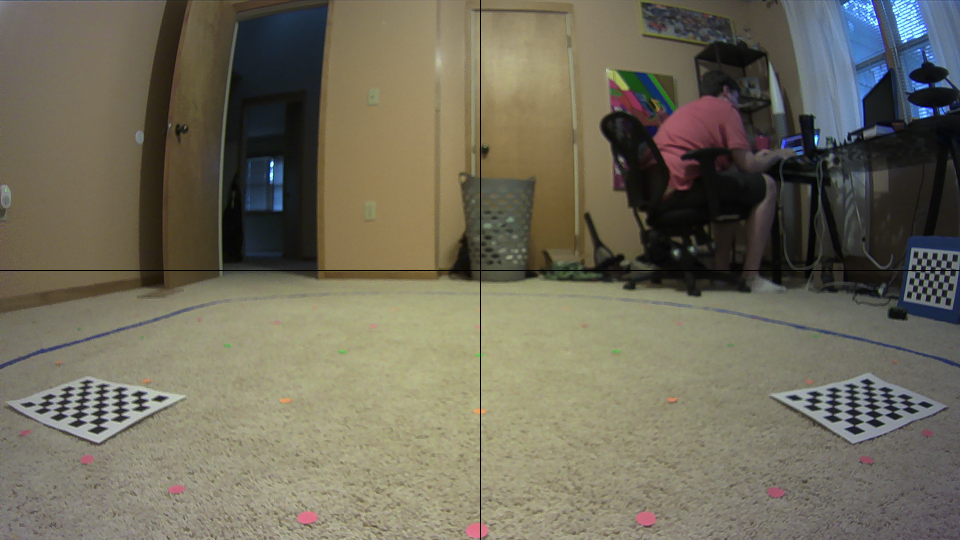
#> input picture scripts/experimental/1ft_grid_12inch setback_1920x1080_1.png, 1920 x 1080 px (shown at 1/2 size); its folder holds 4 pictures in this run; the run also reads 1 picture not shown here
$ python imgproc.py
#> lines starting #> are read from the running program, lines starting #| are printed output that depends on the picture
#!/usr/bin/env python2
# -*- coding: utf-8 -*-
"""
Created on Mon Nov 18 22:15:31 2019

@author: shaun
"""

import os
os.chdir("/Users/shaun/mowbot/track_slantcsi")
files = os.listdir(".")
files.sort()

from skimage.color import rgb2gray
import numpy as np
import cv2
import matplotlib.pyplot as plt

from scipy import ndimage
image = plt.imread(files[0])
#> image is the input picture: shape (1080, 1920, 3) float32; mean R, G, B 0.436, 0.419, 0.355
image.shape
plt.imshow(image)

print(__doc__)
import numpy as np
import matplotlib.pyplot as plt
from sklearn.cluster import KMeans
from sklearn.metrics import pairwise_distances_argmin
from sklearn.datasets import load_sample_image
from sklearn.utils import shuffle
from time import time


def do_kmeans(sample_img):
    # Convert to floats instead of the default 8 bits integer coding. Dividing by
    # 255 is important so that plt.imshow behaves works well on float data (need to
    # be in the range [0-1])
    sample_img = np.array(sample_img, dtype=np.float64) / 255

    # Load Image and transform to a 2D numpy array.
    w, h, d = original_shape = tuple(sample_img.shape)
    assert d == 3
    image_array = np.reshape(sample_img, (w * h, d))

    print("Fitting model on a small sub-sample of the data")
    t0 = time()
    image_array_sample = shuffle(image_array, random_state=0)[:1000]
    kmeans = KMeans(n_clusters=n_colors, random_state=0).fit(image_array_sample)
    print("done in %0.3fs." % (time() - t0))

    # Get labels for all points
    print("Predicting color indices on the full image (k-means)")
    t0 = time()
    labels = kmeans.predict(image_array)
    print("done in %0.3fs." % (time() - t0))


    codebook_random = shuffle(image_array, random_state=0)[:n_colors]
    print("Predicting color indices on the full image (random)")
    t0 = time()
    labels_random = pairwise_distances_argmin(codebook_random,
                                              image_array,
                                              axis=0)
    print("done in %0.3fs." % (time() - t0))

    return kmeans, labels, labels_random, w, h


def recreate_image(codebook, labels, w, h):
    """Recreate the (compressed) image from the code book & labels"""
    d = codebook.shape[1]
    image = np.zeros((w, h, d))
    label_idx = 0
    for i in range(w):
        for j in range(h):
            image[i][j] = codebook[labels[label_idx]]
            label_idx += 1
    return image

n_colors = 5

# Load the Summer Palace photo
n_img = 4500
for i in range(len(files)):
    n_img = i
    sample_img = plt.imread(files[n_img])
    kmeans, labels, labels_random, w, h = do_kmeans(sample_img)
#> in do_kmeans, `image_array_sample = shuffle(image_array, random_state=0)[:1000]`: image_array_sample = 1000 rows, first 8: [0.00166, 0.00185, 0.00206], [0.001, 0.00108, 0.000861], [0.00172, 0.00161, 0.00149], [0.00231, 0.002, 0.00135], [0.00123, 0.00118, 0.00154], [0.0008, 0.000646, 0.000646], [0.0002, 0.000246, 0.000615], [0.00149, 0.00132, 0.000769]
#> in do_kmeans, `codebook_random = shuffle(image_array, random_state=0)[:n_colors]`: codebook_random = [[0.00166, 0.00185, 0.00206], [0.001, 0.00108, 0.000861], [0.00172, 0.00161, 0.00149], [0.00231, 0.002, 0.00135], [0.00123, 0.00118, 0.00154]]
#> w = 1080; h = 1920
    kmeans_img = recreate_image(kmeans.cluster_centers_, labels, w, h)*255
#> after the loop in recreate_image, `for i in range(w):`:
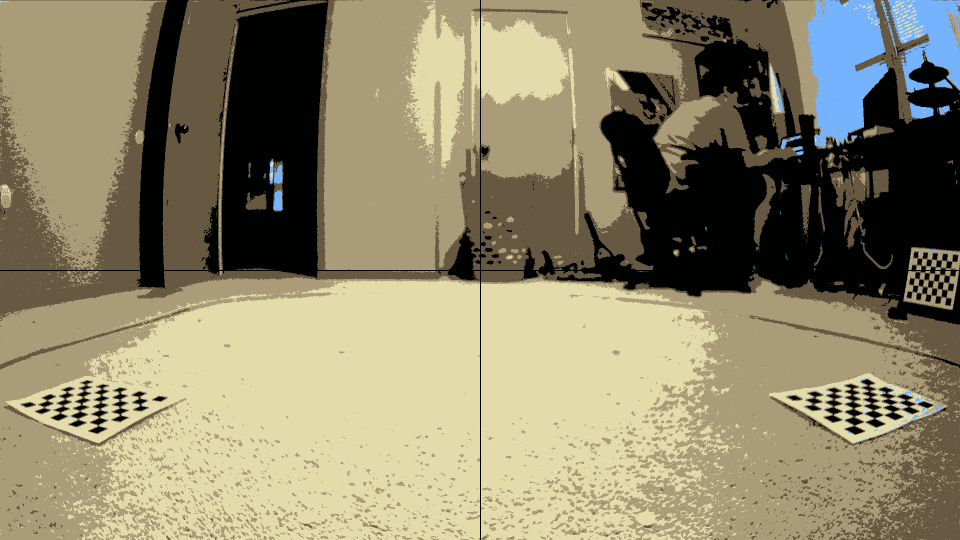
#> image: shape (1080, 1920, 3) float64 (shown at 1/2 size); mean of channels 0, 1, 2 0.00172, 0.00165, 0.0014; drawn with min black and max white
#> after the loop in recreate_image, `for i in range(w):`: label_idx = 2073600
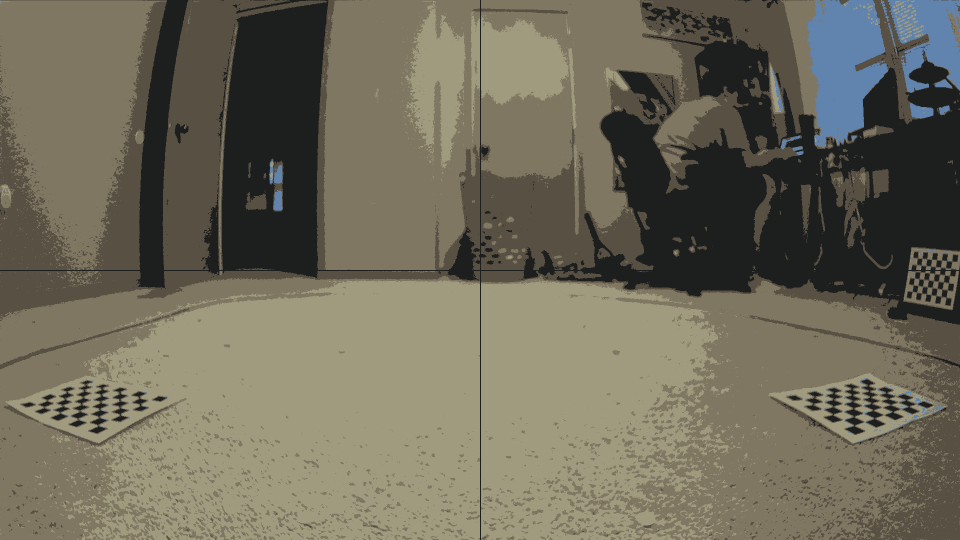
#> kmeans_img: shape (1080, 1920, 3) float64 (shown at 1/2 size); mean of channels 0, 1, 2 0.438, 0.421, 0.357; drawn as R, G, B
    f_name = "kmeans_N"+str(n_colors)+"_"+files[n_img]
    print(f_name)
    cv2.imwrite(f_name, kmeans_img)
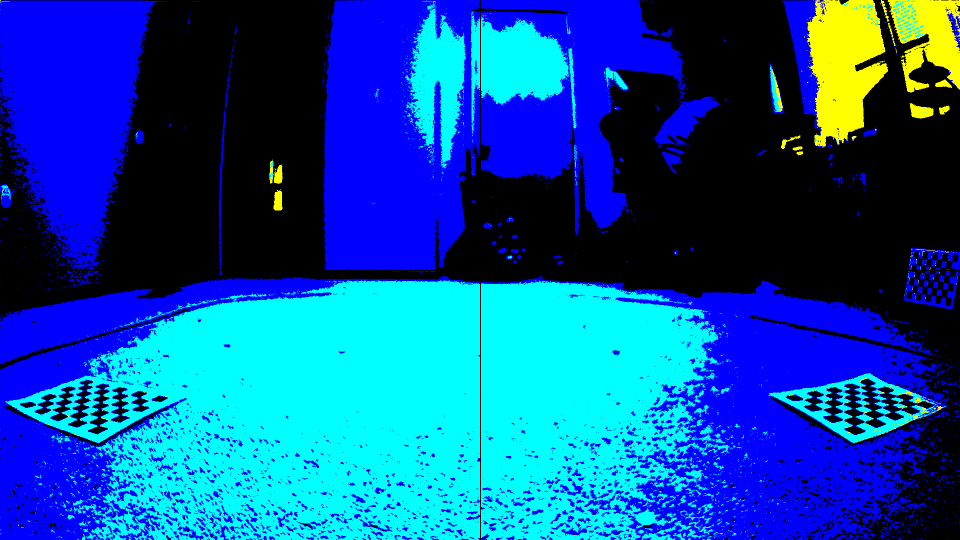
#> saved as kmeans_N5_1ft_grid_12inch setback_1920x1080_1.png: shape (1080, 1920, 3) (shown at 1/2 size); mean B, G, R 0.62, 0.315, 0.0256; drawn with 1 as white
    plt.imshow(kmeans_img)
#> pass 2 of the loop `for i in range(len(files)):`:
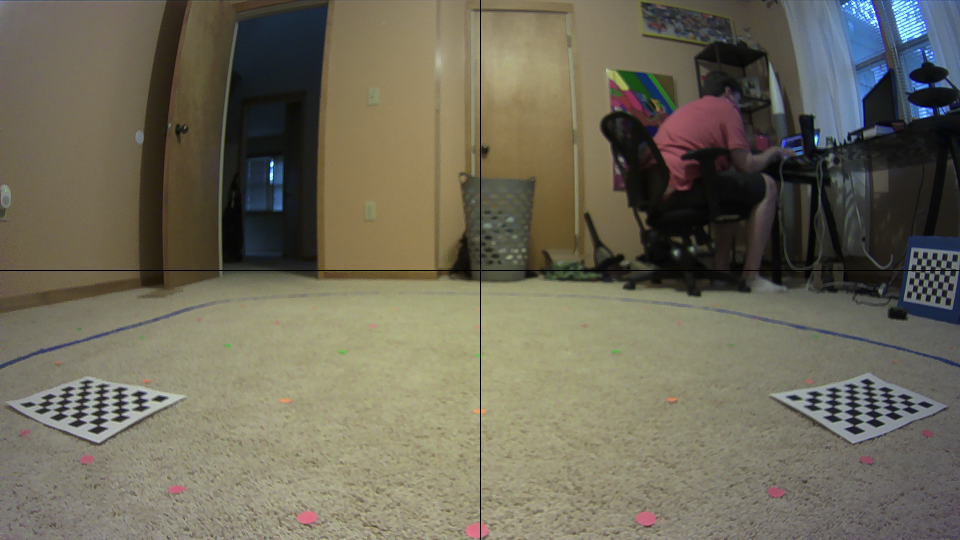
#> input picture scripts/experimental/1ft_grid_12inch setback_1920x1080_2.png, 1920 x 1080 px (shown at 1/2 size)
#> sample_img is the input picture: shape (1080, 1920, 3) float32; mean R, G, B 0.429, 0.412, 0.349
#> image_array_sample = 1000 rows, first 8: [0.00165, 0.00183, 0.00205], [0.00106, 0.00103, 0.000953], [0.00171, 0.00163, 0.00146], [0.00225, 0.00197, 0.00138], [0.0012, 0.00105, 0.00161], [0.000784, 0.000661, 0.000615], [0.000215, 0.000338, 0.000431], [0.0016, 0.00145, 0.000923]
#> after the loop in recreate_image (call 2), `for i in range(w):`:
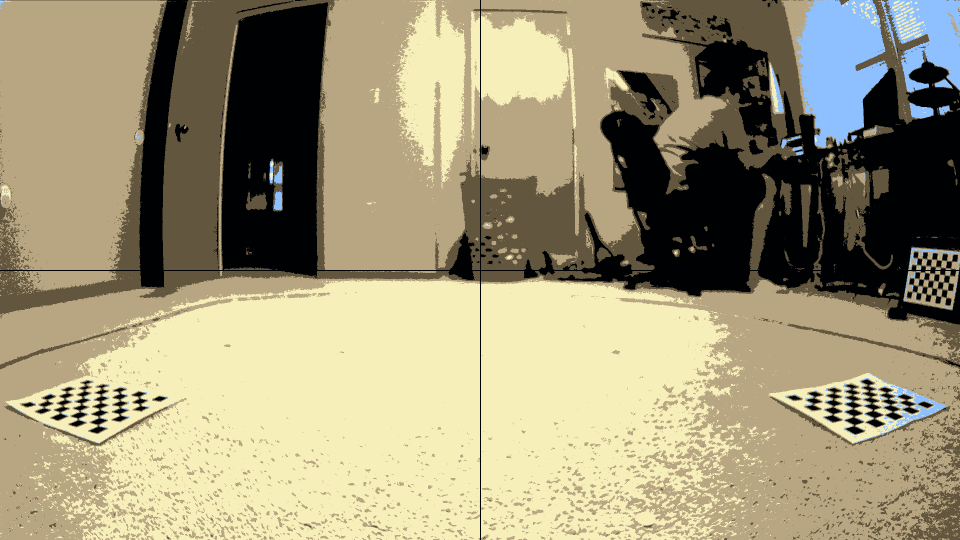
#> image: shape (1080, 1920, 3) float64 (shown at 1/2 size); mean of channels 0, 1, 2 0.00169, 0.00162, 0.00137; drawn with min black and max white
#> after the loop in recreate_image (call 2), `for i in range(w):`: label_idx = 2073600
#> `cv2.imwrite(f_name, kmeans_img)`:
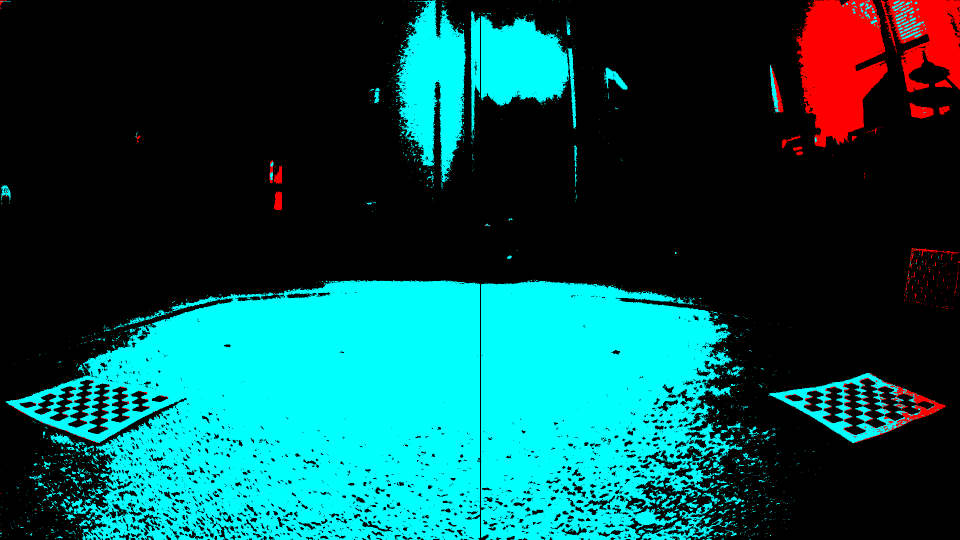
#> saved as kmeans_N5_1ft_grid_12inch setback_1920x1080_2.png: shape (1080, 1920, 3) (shown at 1/2 size); mean B, G, R 0.309, 0.309, 0.0302; drawn with 1 as white
#> (the run stopped early here; a loop or call above may not have finished)
